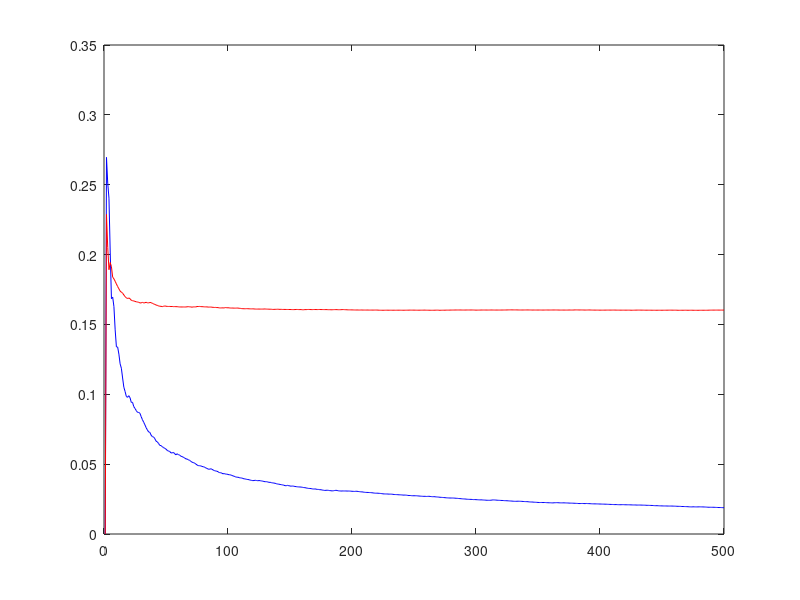

MATLAB code to generate this figure: (Note: this script raises an error after producing the figure.)
%% Code for FM457A and FM457B - Lecture 6

% clear workspace
clear all;
close all;
clc;


%% No Aggregate Risk
%draw random numbers and simulation
N=500; T=1000;
mui=ones(1,N)*1.15;
sigmai=.1+.55*rand(1,N);

%form returns, build portfolios by consecutively adding a security, and
%plot it
for i=1:N;
    R(:,i)=mui(i)+sigmai(i)*randn(T,1);
end;
for i=2:N;
    P=mean(R(:,1:i)')';
    portstd(i)=std(P);
end;
plot(portstd,'b'); hold on;


%% With Aggregate Risk
%draw random numbers and simulation
N=500; T=1000;
mui=ones(1,N)*1.15;
sigmai=.1+.25*rand(1,N);
betaM=ones(1,N); Y=.16*randn(T,1);

for i=1:N;
    RA(:,i)=mui(i)+sigmai(i)*randn(T,1)+betaM(i)*Y;
end;
for i=2:500;
    P=mean(RA(:,1:i)')';
    portstdA(i)=std(P);
end;
plot(portstdA, 'r'); hold off;

%% One Factor Model
%draw random numbers and simulate factor (market) return
T=1000; mu=1.1; sigma=.16; x=randn(T,1); 
rM=mu+sigma*x;
rf=1.02;

%simulate cross-section
N=10000;
B=-.5+2.5*rand(1,N);
sigmai=.05+.55*rand(1,N);
mui=rf+B*(mu-rf);
R=crosssection(mu,sigma,rf,B,sigmai,T);

%create portfolios
A=[2 5 10 20 50 100 500];
for j=1:7;
  for i=1:22;
    x(i)=(.98+.01*i);
    s=0;
    in=zeros(1,N);
    for k=1:N;
      if s<=A(j) & abs(mean(R(:,k))-x(i))<.005;
        s=s+1;
        in(k)=1;
      end;
    end;
    P=mean(R(:,in==1)')';
    portmean(i,j)=mean(P); %portfolio mean return
    portstd(i,j)=std(P);   %portfolio risk
  end;
end;

%plot mean-stdev frontier
plot(portstd(:,1),portmean(:,1),'c');
hold on;
plot(portstd(:,2),portmean(:,2),'r--');
plot(portstd(:,3),portmean(:,3),'b');
plot(portstd(:,4),portmean(:,4),'m--');
plot(portstd(:,5),portmean(:,5),'g');
plot(portstd(:,6),portmean(:,6),'k--');
plot(portstd(:,7),portmean(:,7),'y');
plot(0,rf,'rd');
legend('2','5','10','20','50','100','500','rf');
